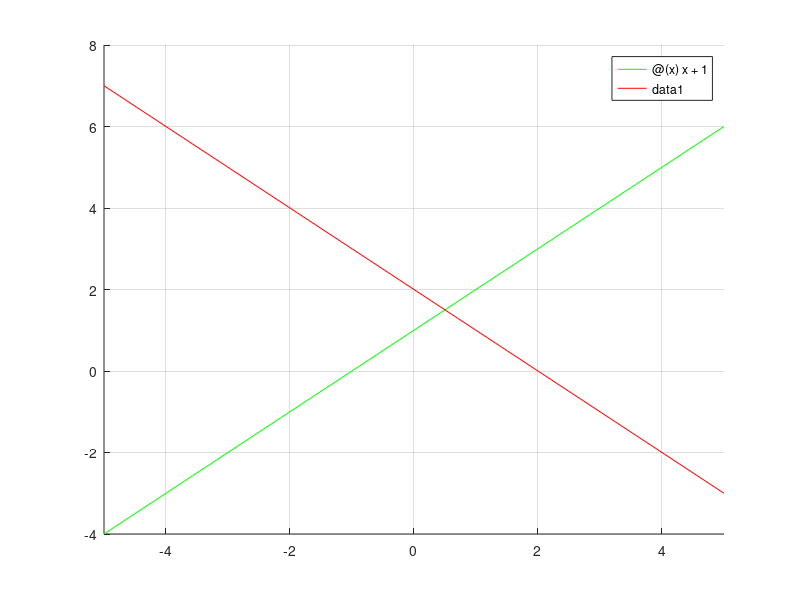

Reproduce this figure in MATLAB.
% (c)2021 Hien PHAN.
clc;
clear;
clf;
    
hold on

fplot(@(x) x+1, [-5 5], 'g');

pause(2);

fplot(@(x) -x+2, [-5 5], 'r');
grid on

hold off 